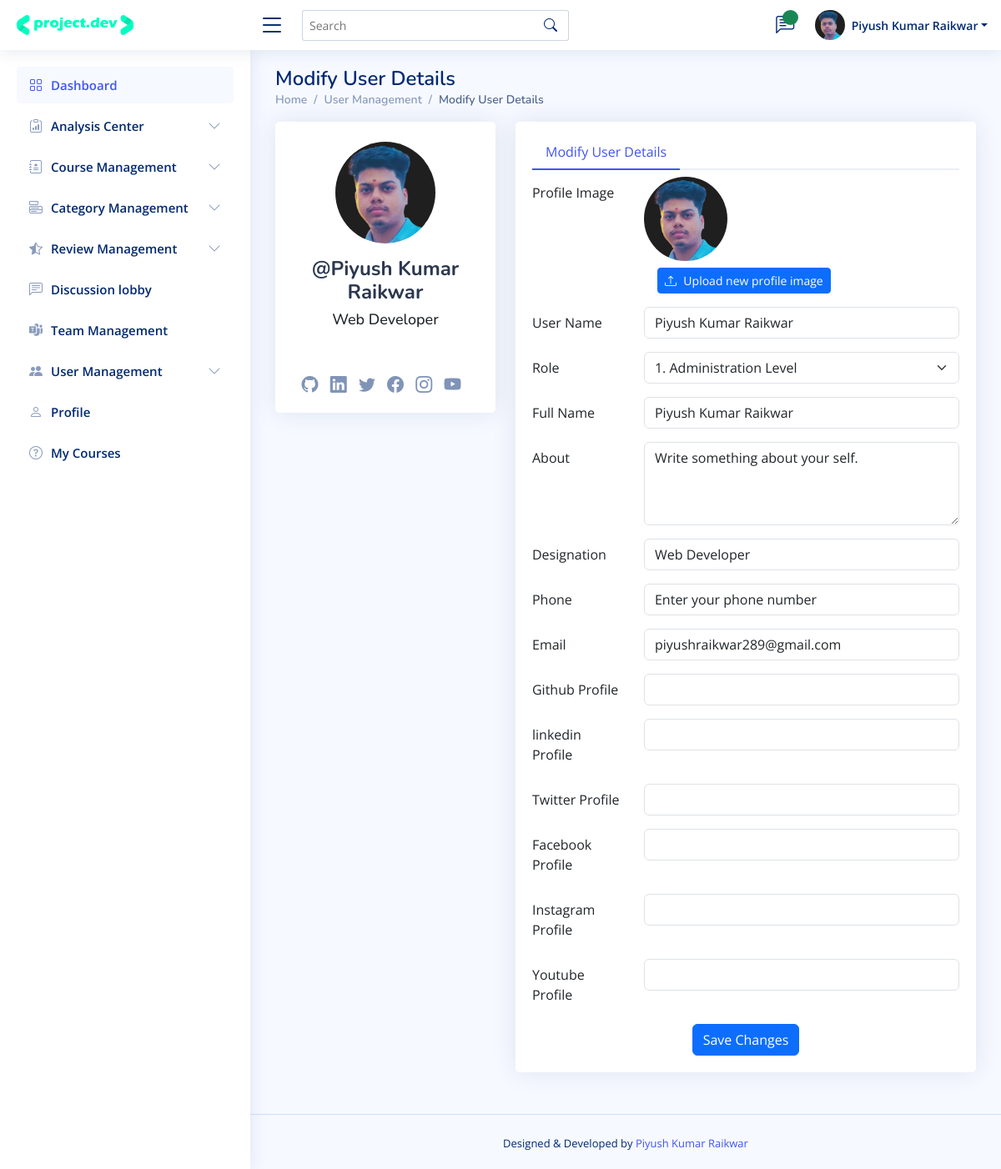
Screenshot of /admin/user_management_edit.php?id=17 (signed in) with the database file from the repository.
### tables this page shows
CREATE TABLE `user_data` (
  `user_id` int(11) NOT NULL,
  `full_name` varchar(255) NOT NULL,
  `username` varchar(255) NOT NULL,
  `password` text NOT NULL,
  `role` varchar(255) NOT NULL,
  `designation` varchar(255) NOT NULL DEFAULT 'designation',
  `about_text` text NOT NULL DEFAULT 'Write something about your self.',
  `profile_picture` text NOT NULL,
  `forgot_pwd_otp` varchar(255) NOT NULL,
  `phone` varchar(255) NOT NULL DEFAULT 'Enter your phone number',
  `tfa` varchar(255) NOT NULL DEFAULT 'No',
  `email` varchar(255) NOT NULL,
  `fb` text NOT NULL,
  `insta` text NOT NULL,
  `twitter` text NOT NULL,
  `linkedin` text NOT NULL,
  `github` text NOT NULL,
  `youtube` text NOT NULL,
  `date` varchar(255) NOT NULL,
  `active_record` varchar(11) NOT NULL DEFAULT 'Yes'
);

### admin/user_management_edit.php (the view, shortened to what this page needs)
<?php include('admin_header.php');
include('private_files/system_configure_setting.php'); ?>
<body>
  <?php include("navbar.php") ?>
  <?php include('sidebar.php') ?>
  <main id="main" class="main">
    <div class="pagetitle">
      <h1>Modify User Details</h1>
      <nav>
        <ol class="breadcrumb">
          <li class="breadcrumb-item"><a href="index.php">Home</a></li>
          <li class="breadcrumb-item">User Management</li>
          <li class="breadcrumb-item active">Modify User Details</li>
        </ol>
      </nav>
    </div>
    <section class="section profile">
      <div class="row">
        <div class="col-xl-4">
          <?php
          $user_id = $_GET['id'];
          $sql_show_user_overview = "SELECT * FROM user_data WHERE user_id = '{$user_id}' ";
          $result_sql_show_user_overview = mysqli_query($conn, $sql_show_user_overview) or die("Query Failed!!");
          if (mysqli_num_rows($result_sql_show_user_overview) > 0) {
            while ($row_user_overview = mysqli_fetch_assoc($result_sql_show_user_overview)) {
          ?>
              <div class="card">
                <div class="card-body profile-card pt-4 d-flex flex-column align-items-center">
                  <img src="upload_media/users_profiles_picture/<?php echo $row_user_overview['profile_picture'] ?>" alt="Profile" class="rounded-circle">
                  <h2 class='text-center mt-3 pb-2'>@<?php echo $row_user_overview['username'] ?></h2>
                  <h3 class='text-center'><?php echo $row_user_overview['designation'] ?></h3>
                  <div class="social-links mt-5">
                    <a href="<?php echo $row_user_overview['github'] ?>" class="linkedin"><i class="bi bi-github"></i></a>
                    <a href="<?php echo $row_user_overview['linkedin'] ?>" class="linkedin"><i class="bi bi-linkedin"></i></a>
                    <a href="<?php echo $row_user_overview['twitter'] ?>" class="twitter"><i class="bi bi-twitter"></i></a>
                    <a href="<?php echo $row_user_overview['fb'] ?>" class="facebook"><i class="bi bi-facebook"></i></a>
                    <a href="<?php echo $row_user_overview['insta'] ?>" class="instagram"><i class="bi bi-instagram"></i></a>
                    <a href="<?php echo $row_user_overview['youtube'] ?>" class="instagram"><i class="bi bi-youtube"></i></a>
                  </div>
                </div>
              </div>
        </div>
        <div class="col-xl-8">
          <div class="card">
            <div class="card-body pt-3">
              <ul class="nav nav-tabs nav-tabs-bordered">
                <li class="nav-item">
                  <button class="nav-link active" data-bs-toggle="tab" data-bs-target="#profile-edit">Modify User Details</button>
                </li>
              </ul>
              <div class="tab-content pt-2">
                <form action="<?php $_SERVER['PHP_SELF'] ?>" method="POST" enctype="multipart/form-data" autocomplete="off">
                  <div class="row mb-3">
                    <label for="profileImage" class="col-md-4 col-lg-3 col-form-label">Profile Image</label>
                    <div class="col-md-8 col-lg-9">
                      <img src="upload_media/users_profiles_picture/<?php echo $row_user_overview['profile_picture'] ?>" alt="Profile" style='width:100px; border-radius:50%;'>
                      <div class="pt-2 px-3">
                        <label for="img" class="btn btn-primary btn-sm" title="Upload new profile image"><i class="bi bi-upload"></i>&#20;Upload new profile image</label>
                      </div>
                    </div>
                  </div>
                  <div class="row mb-3">
                    <label for="username" class="col-md-4 col-lg-3 col-form-label">User Name</label>
                    <div class="col-md-8 col-lg-9">
                      <input name="username" type="text" class="form-control" id="username" value="<?php echo $row_user_overview['username'] ?>">
                    </div>
                  </div>
                  <div class="row mb-3">
                    <label for="role" class="col-md-4 col-lg-3 col-form-label">Role</label>
                    <div class="col-md-8 col-lg-9">
                      <select class="form-select" name='role' required>
                        <?php if ($row_user_overview['role'] == '0') { ?>
                          <option value="0" selected>1. Administration Level</option>
                        <?php } elseif ($row_user_overview['role'] == '1') { ?>
                          <option value="0">1. Administration Level</option>
                          <option value="1" selected>2. Middle Management Level</option>
                          <option value="9">3. End User Level</option>
                        <?php } elseif ($row_user_overview['role'] == '9') { ?>
                          <option value="0">1. Administration Level</option>
                          <option value="1">2. Middle Management Level</option>
                          <option value="9" selected>3. End User Level</option>
                        <?php } ?>
                      </select>
                    </div>
                  </div>
                  <div class="row mb-3">
                    <label for="full_name" class="col-md-4 col-lg-3 col-form-label">Full Name</label>
                    <div class="col-md-8 col-lg-9">
                      <input name="full_name" type="text" class="form-control" id="full_name" value="<?php echo $row_user_overview['full_name'] ?>">
                    </div>
                  </div>
                  <div class="row mb-3">
                    <label for="about" class="col-md-4 col-lg-3 col-form-label">About</label>
                    <div class="col-md-8 col-lg-9">
                      <textarea name="about_text" class="form-control" id="about" style="height: 100px"><?php echo $row_user_overview['about_text'] ?></textarea>
                    </div>
                  </div>
                  <div class="row mb-3">
                    <label for="Job" class="col-md-4 col-lg-3 col-form-label">Designation</label>
                    <div class="col-md-8 col-lg-9">
                      <input name="designation" type="text" class="form-control" id="Job" value="<?php echo $row_user_overview['designation'] ?>">
                    </div>
                  </div>
                  <div class="row mb-3">
                    <label for="Phone" class="col-md-4 col-lg-3 col-form-label">Phone</label>
                    <div class="col-md-8 col-lg-9">
                      <input name="phone" type="text" class="form-control" id="Phone" value="<?php echo $row_user_overview['phone'] ?>">
                    </div>
                  </div>
                  <div class="row mb-3">
                    <label for="Email" class="col-md-4 col-lg-3 col-form-label">Email</label>
                    <div class="col-md-8 col-lg-9">
                      <input name="email" type="email" class="form-control" id="Email" value="<?php echo $row_user_overview['email'] ?>">
                    </div>
                  </div>
                  <div class="row mb-3">
                    <label for="github" class="col-md-4 col-lg-3 col-form-label">Github Profile</label>
                    <div class="col-md-8 col-lg-9">
                      <input name="github" type="text" class="form-control" id="github" value="<?php echo $row_user_overview['github'] ?>">
                    </div>
                  </div>
                  <div class="row mb-3">
                    <label for="linkedin" class="col-md-4 col-lg-3 col-form-label">linkedin Profile</label>
                    <div class="col-md-8 col-lg-9">
                      <input name="linkedin" type="text" class="form-control" id="linkedin" value="<?php echo $row_user_overview['linkedin'] ?>">
                    </div>
                  </div>
                  <div class="row mb-3">
                    <label for="Twitter" class="col-md-4 col-lg-3 col-form-label">Twitter Profile</label>
                    <div class="col-md-8 col-lg-9">
                      <input name="twitter" type="text" class="form-control" id="Twitter" value="<?php echo $row_user_overview['twitter'] ?>">
                    </div>
                  </div>
                  <div class="row mb-3">
                    <label for="Facebook" class="col-md-4 col-lg-3 col-form-label">Facebook Profile</label>
                    <div class="col-md-8 col-lg-9">
                      <input name="fb" type="text" class="form-control" id="Facebook" value="<?php echo $row_user_overview['fb'] ?>">
                    </div>
                  </div>
                  <div class="row mb-3">
                    <label for="Instagram" class="col-md-4 col-lg-3 col-form-label">Instagram Profile</label>
                    <div class="col-md-8 col-lg-9">
                      <input name="insta" type="text" class="form-control" id="Instagram" value="<?php echo $row_user_overview['insta'] ?>">
                    </div>
                  </div>
                  <div class="row mb-3">
                    <label for="youtube" class="col-md-4 col-lg-3 col-form-label">Youtube Profile</label>
                    <div class="col-md-8 col-lg-9">
                      <input name="youtube" type="text" class="form-control" id="youtube" value="<?php echo $row_user_overview['youtube'] ?>">
                    </div>
                  </div>
                  <div class="text-center">
                    <button type="submit" class="btn btn-primary" name='save'>Save Changes</button>
                  </div>
                </form>
            <?php }
          } ?>
              </div>
            </div>
          </div>
        </div>
      </div>
    </section>
  </main>
  <?php include('admin_footer.php') ?>

### admin/assets/css/style.css (style rules this page uses)
:root { scroll-behavior: smooth; }
body { font-family: "Open Sans", sans-serif; background: #f6f9ff; color: #444444; }
a { color: #4154f1; text-decoration: none; }
h1, h2, h3, h4, h5, h6 { font-family: "Nunito", sans-serif; }
#main { margin-top: 60px; padding: 20px 30px; transition: all 0.3s; }
.pagetitle { margin-bottom: 10px; }
.pagetitle h1 { font-size: 24px; margin-bottom: 0; font-weight: 600; color: #012970; }
.card { margin-bottom: 30px; border: none; border-radius: 5px; box-shadow: 0px 0 30px rgba(1, 41, 112, 0.1); }
.card-body { padding: 0 20px 20px 20px; }
.breadcrumb { font-size: 14px; font-family: "Nunito", sans-serif; color: #899bbd; font-weight: 600; }
.breadcrumb a { color: #899bbd; transition: 0.3s; }
.breadcrumb .breadcrumb-item::before { color: #899bbd; }
.breadcrumb .active { color: #51678f; font-weight: 600; }
.nav-tabs-bordered { border-bottom: 2px solid #ebeef4; }
.nav-tabs-bordered .nav-link { margin-bottom: -2px; border: none; color: #2c384e; }
.nav-tabs-bordered .nav-link.active { background-color: #fff; color: #4154f1; border-bottom: 2px solid #4154f1; }
@media (min-width: 1200px) { #main, #footer { margin-left: 300px; } }
.profile .profile-card img { max-width: 120px; }
.profile .profile-card h2 { font-size: 24px; font-weight: 700; color: #2c384e; margin: 10px 0 0 0; }
.profile .profile-card h3 { font-size: 18px; }
.profile .profile-card .social-links a { font-size: 20px; display: inline-block; color: rgba(1, 41, 112, 0.5); line-height: 0; margin-right: 10px; transition: 0.3s; }

### rows the page displays
user_data: profile_picture (picture), username "Piyush Kumar Raikwar", designation "Web Developer", role "1. Administration Level", full_name "Piyush Kumar Raikwar", about_text "Write something about your self.", phone "Enter your phone number", email "piyushraikwar289@gmail.com"

### other values shown
$_SESSION['username'] "Piyush Kumar Raikwar"
